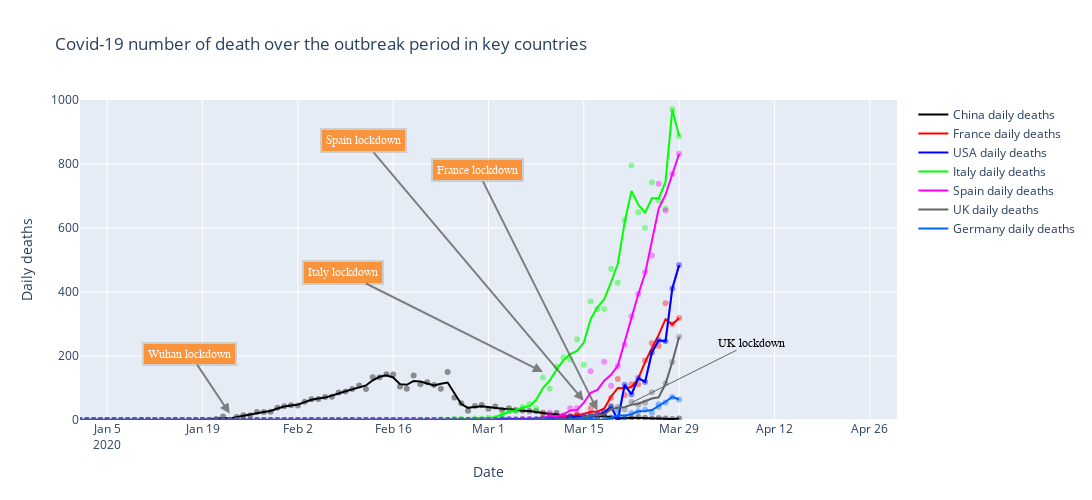

The notebook cell this image was saved under:
### Code cell
degree = 2

smooth_china = smoothTriangle(df_china['deaths'],degree)
smooth_france = smoothTriangle(df_france['deaths'],degree)
smooth_italy = smoothTriangle(df_italy['deaths'],degree)
smooth_usa = smoothTriangle(df_usa['deaths'],degree)
smooth_uk = smoothTriangle(df_uk['deaths'],degree)
smooth_germany = smoothTriangle(df_germany['deaths'],degree)
smooth_spain = smoothTriangle(df_spain['deaths'],degree)
smooth_korea = smoothTriangle(df_korea['deaths'],degree)
smooth_netherlandss = smoothTriangle(df_netherlands['deaths'],degree)



# Add traces
trace1 = go.Scatter(
        x=df_china.index, 
        y=df_china['deaths'],
        mode='markers',
        name='China daily deaths',
        line_color='rgba(0, 0, 0, .4)',
        showlegend=False,
)

trace11 = go.Scatter(
        x=df_china.index, 
        y=smooth_china,
        mode='lines',
        name='China daily deaths',
        line_color='rgba(0, 0, 0, 1)',
)


trace2 = go.Scatter(
        x=df_france.index, 
        y=df_france['deaths'],
        mode='markers',
        name='France daily deaths',
        line_color='rgba(256, 0, 0, .4)',
        showlegend=False,
)

trace22 = go.Scatter(
        x=df_france.index, 
        y=smooth_france,
        mode='lines',
        name='France daily deaths',
        line_color='rgba(256, 0, 0, 1)',
)


trace3 = go.Scatter(
        x=df_usa.index, 
        y=df_usa['deaths'],
        mode='lines+markers',
        name='USA daily deaths',
        line_color='rgba(0, 0, 255, .4)',
    showlegend=False,
)

trace33 = go.Scatter(
        x=df_usa.index, 
        y=df_usa['deaths'],
        mode='lines',
        name='USA daily deaths',
        line_color='rgba(0, 0, 255, 1)',
)

trace4 = go.Scatter(
        x=df_italy.index, 
        y=df_italy['deaths'],
        mode='markers',
        name='Italy daily deaths',
        line_color='rgba(0, 256, 0, .4)',
    showlegend=False,
)

trace44 = go.Scatter(
        x=df_italy.index, 
        y=smooth_italy,
        mode='lines',
        name='Italy daily deaths',
        line_color='rgba(0, 256, 0, 1)',
)

trace5 = go.Scatter(
        x=df_spain.index, 
        y=df_spain['deaths'],
        mode='markers',
        name='Spain daily deaths',
        line_color='rgba(255, 0, 255, .4)',
    showlegend=False,
)

trace55 = go.Scatter(
        x=df_spain.index, 
        y=smooth_spain,
        mode='lines',
        name='Spain daily deaths',
        line_color='rgba(256, 0, 256, 1)',
)


trace6 = go.Scatter(
        x=df_uk.index, 
        y=df_uk['deaths'],
        mode='markers',
        name='UK daily deaths',
        line_color='rgba(100, 100, 100, .4)',
    showlegend=False,
)

trace66 = go.Scatter(
        x=df_uk.index, 
        y=smooth_uk,
        mode='lines',
        name='UK daily deaths',
        line_color='rgba(100, 100, 100, 1)',
)

trace7 = go.Scatter(
        x=df_germany.index, 
        y=df_germany['deaths'],
        mode='markers',
        name='Germany daily deaths',
        line_color='rgba(0, 100, 250, .4)',
    showlegend=False,
)

trace77 = go.Scatter(
        x=df_germany.index, 
        y=smooth_germany,
        mode='lines',
        name='Germany daily deaths',
        line_color='rgba(0, 100, 250, 1)',
)


data = [trace1,trace11, trace2, trace22, trace3,trace33,  trace4, trace44, trace5, trace55, trace6, trace66, trace7, trace77]

layout = go.Layout(
    title='Covid-19 number of death over the outbreak period in key countries',
    width=1100,
    height=500,
    
    # Top left
    xaxis=dict(
        title='Date',
        range=['2020-01-01', '2020-04-30'],
    ),
    yaxis=dict(
        title='Daily deaths',
        #type='log',
        range=[0,1000],
        anchor='x'
    ),
    
    
)



fig = go.Figure(data=data, layout=layout)

fig.add_annotation(
        x='2020-01-23',
        y=20,
        xref="x",
        yref="y",
        text="Wuhan lockdown",
        showarrow=True,
        font=dict(
            family="Courier New, monospace",
            size=12,
            color="#ffffff"
            ),
        align="center",
        arrowhead=2,
        arrowsize=1,
        arrowwidth=2,
        arrowcolor="#636363",
        ax=-40,
        ay=-60,
        bordercolor="#c7c7c7",
        borderwidth=2,
        borderpad=4,
        bgcolor="#ff7f0e",
        opacity=0.8
        )


fig.add_annotation(
        x='2020-03-09',
        y=150,
        xref="x",
        yref="y",
        text="Italy lockdown",
        showarrow=True,
        font=dict(
            family="Courier New, monospace",
            size=12,
            color="#ffffff"
            ),
        align="center",
        arrowhead=2,
        arrowsize=1,
        arrowwidth=2,
        arrowcolor="#636363",
        ax=-200,
        ay=-100,
        bordercolor="#c7c7c7",
        borderwidth=2,
        borderpad=4,
        bgcolor="#ff7f0e",
        opacity=0.8
        )


fig.add_annotation(
        x='2020-03-17',
        y=30,
        xref="x",
        yref="y",
        text="France lockdown",
        showarrow=True,
        font=dict(
            family="Courier New, monospace",
            size=12,
            color="#ffffff"
            ),
        align="center",
        arrowhead=2,
        arrowsize=1,
        arrowwidth=2,
        arrowcolor="#636363",
        ax=-120,
        ay=-240,
        bordercolor="#c7c7c7",
        borderwidth=2,
        borderpad=4,
        bgcolor="#ff7f0e",
        opacity=0.8
        )

fig.add_annotation(
        x='2020-03-15',
        y=60,
        xref="x",
        yref="y",
        text="Spain lockdown",
        showarrow=True,
        font=dict(
            family="Courier New, monospace",
            size=12,
            color="#ffffff"
            ),
        align="center",
        arrowhead=2,
        arrowsize=1,
        arrowwidth=2,
        arrowcolor="#636363",
        ax=-220,
        ay=-260,
        bordercolor="#c7c7c7",
        borderwidth=2,
        borderpad=4,
        bgcolor="#ff7f0e",
        opacity=0.8
        )


fig.add_annotation(
            x='2020-03-22',
            y=54,
            text="UK lockdown",
            showarrow=True,
            font=dict(
            family="Courier New, monospace",
            size=12,
            color="black",
            ),
        align="center",
        arrowhead=0,
        arrowsize=1,
        arrowwidth=1,
        arrowcolor="#636363",
        ax=120,
        ay=-60,
)

fig.show()
